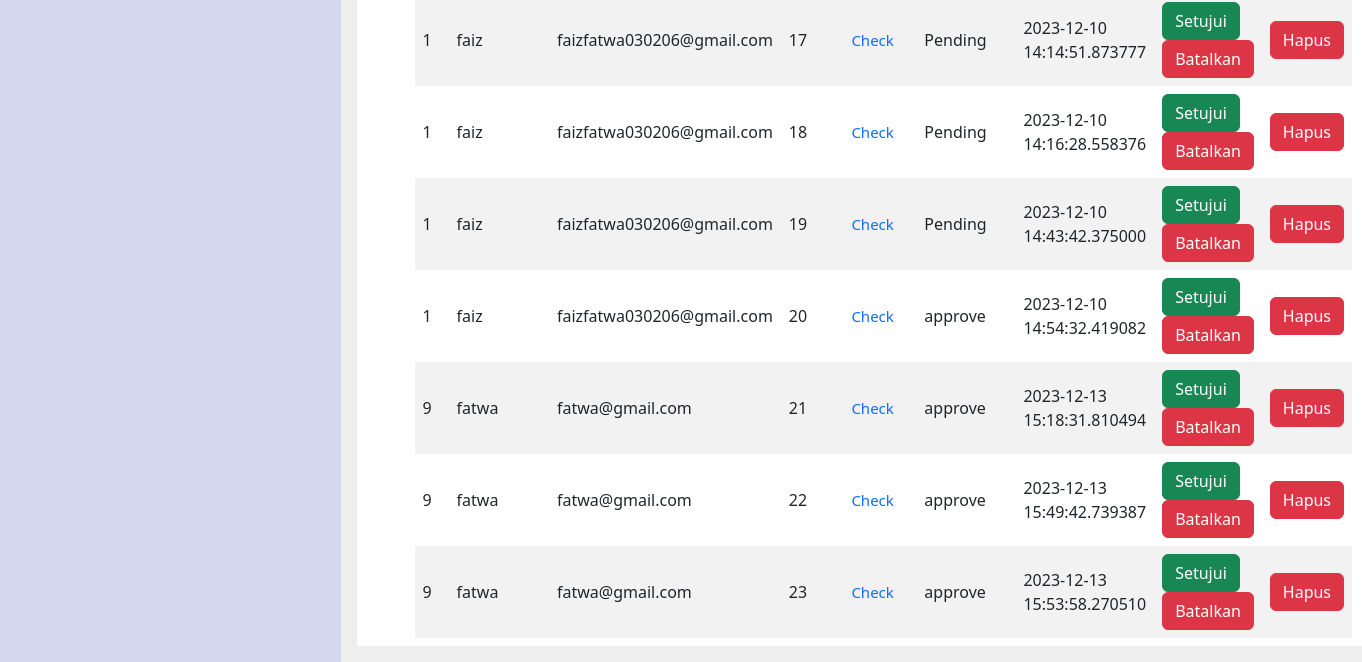
Before: /admin_status (signed in, lower part) with the older database file.
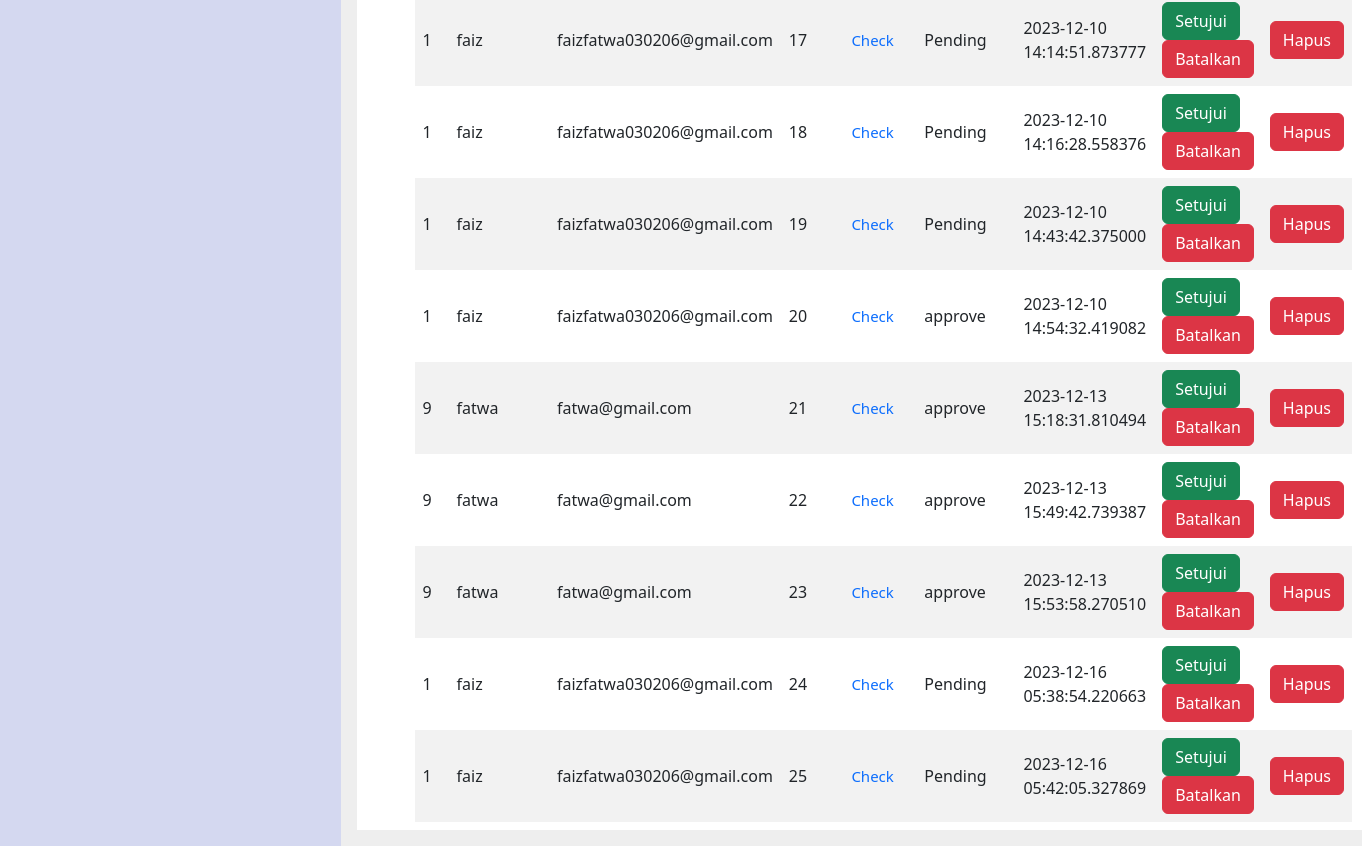
After: the same page with the newer database file.
### models/order_detail.py (models this page shows)
class Order_detail(db.Model):
    __tablename__ = 'order_detail'
    id_order = db.Column(db.Integer, primary_key=True)
    total = db.Column(db.Float)
    order_status = db.Column(db.String(100))
    id_payment = db.Column(db.Integer, db.ForeignKey('payment_detail.id_payment', name='fk_oDetail_payment'))
    id_session = db.Column(db.Integer, db.ForeignKey('session.id_session', name='fk_oDetail_session'))
    payment_detail = db.relationship('Payment_detail', back_populates='order_detail')
    session = db.relationship('session', back_populates='Order_detail')

### models/shopping_session.py (models this page shows)
class session(db.Model):
    id_session = db.Column(db.Integer, primary_key=True)
    id_user = db.Column(db.Integer, db.ForeignKey('user.id_user'), nullable=False)
    total = db.Column(db.Float, nullable=False, default=0)
    is_active = db.Column(db.Boolean, default=True)
    order_items = db.relationship('Order_items', back_populates='session')
    user = relationship("User", backref="session")
    Order_detail = relationship("Order_detail", back_populates="session", uselist=False)

### models/user.py (models this page shows, shortened)
class User(db.Model, UserMixin):
    id_user = db.Column(db.Integer, primary_key=True)
    username = db.Column(db.String(20), nullable=False, unique=True)
    email = db.Column(db.String(120), nullable=False, unique=True)
    password = db.Column(db.String(80), nullable=False)
    fullname = db.Column(db.String(60), nullable=True, unique=False)
    gender = db.Column(db.CHAR(1), nullable=True, unique=False)
    telephone = db.Column(db.Integer, nullable=True, unique=False)
    address = db.Column(db.String(60), nullable=True, unique=False)
    is_admin = db.Column(db.Boolean, default=False)

### models/payment_detail.py (models this page shows)
class Payment_detail(db.Model):
    __tablename__ = 'payment_detail'
    id_payment = db.Column(db.Integer, primary_key=True)
    amount = db.Column(db.Integer)
    payment_method = db.Column(db.String(100))
    payment_date = db.Column(db.DateTime, default=datetime.utcnow)
    order_detail = db.relationship('Order_detail', back_populates='payment_detail')

### app.py (the view)
@app.route('/admin_status')
@admin_required
def admin_status():
    orders = Order_detail.query.join(Payment_detail).all()
    return render_template("admin_status.html", orders=orders)

### app.py (called while the page is built)
def admin_required(func):
    @wraps(func)
    def decorated_view(*args, **kwargs):
        if not current_user.is_authenticated or not current_user.is_admin:
            flash("You need to log in as an admin to access this page.", "danger")
            return redirect(url_for('loginadmin'))
        return func(*args, **kwargs)
    return decorated_view

@login_manager.user_loader
def load_user(user_id):
    return User.query.get(int(user_id))

### templates/admin_status.html (shortened to what this page needs)
<!DOCTYPE html>
<html lang="en">
<head>
    <link rel="stylesheet" type="text/css" href="{{ url_for('static', filename='css/crud_admin.css') }}">
    <link href="https://cdn.jsdelivr.net/npm/bootstrap@5.3.2/dist/css/bootstrap.min.css" rel="stylesheet"
>
</head>
<body>
    <div class="d-flex bd-highlight">
        <div class="d-flex flex-column bd-highlight p-3" style="flex: 0 0 25%; background-color: #D4D8F0;">
        </div>
        <div class="bd-highlight d-flex p-3 w-100" style="flex: 0 0 75%; background-color: #eeeeee;">
            <div class="d-flex flex-column bd-highlight w-100" style="background-color: white;">
                <div class="p-2 bd-highlight me-3 w-100">
                    <table>
                        {% for order in orders %}
                        <tr>
                            <td>{{ order.session.id_user }}</td>
                            {% if order.session %}
                            <td>{{ order.session.user.username }}</td>
                            <td>{{ order.session.user.email }}</td>
                        {% else %}
                            <td>N/A</td>
                            <td>N/A</td>
                        {% endif %}
                            <td>{{ order.id_order }}</td>
                            <td><a href="{{ url_for('view_invoice', payment_id=order.id_payment) }}">Check</a></td>
                            <td>
                                {{ order.order_status }}
                            </td>
                            <td>{{ order.payment_detail.payment_date }}</td>
                            <td id="action">
                                <form action="{{ url_for('approve_payment', payment_id=order.id_payment) }}" method="POST">
                                    <button type="submit" class="btn btn-success">Setujui</button>
                                </form>
                                <form action="{{ url_for('disapprove_payment', payment_id=order.id_payment) }}" method="POST">
                                    <button type="submit" class="btn btn-danger">Batalkan</button>
                                </form>
                            </td>
                            <td style="background-color:rgba(0, 0, 0, 0);">
                                <form action="{{ url_for('delete_order', payment_id=order.id_payment) }}" method="POST">
                                    <button type="submit" class="btn btn-danger">Hapus</button>
                                </form>
                            </td>
                        </tr>
                        {% endfor %}
                    </table>
                </div>
            </div>
        </div>
    </div>
</body>
</html>

### static/css/crud_admin.css (style rules this page uses)
* { padding: 0; margin: 0; }
a { color: white; font-size: 15px; text-decoration: none; }
table { margin-left: 50px; border-collapse: collapse; width: 90%; }
tr:nth-child(even) { background-color: #f2f2f2; }
tr:nth-child(odd) { background-color: #fff; }

### templates/admin_status.html (style rules this page uses)
a { text-decoration: none; }

Changed rows visible on the page:
added Order_detail: session.id_user "1", session.user.username "faiz", session.user.email "faizfatwa030206@gmail.com", id_order "24", order_status "Pending", payment_detail.payment_date "2023-12-16 05:38:54.220663"
added Order_detail: session.id_user "1", session.user.username "faiz", session.user.email "faizfatwa030206@gmail.com", id_order "25", order_status "Pending", payment_detail.payment_date "2023-12-16 05:42:05.327869"
